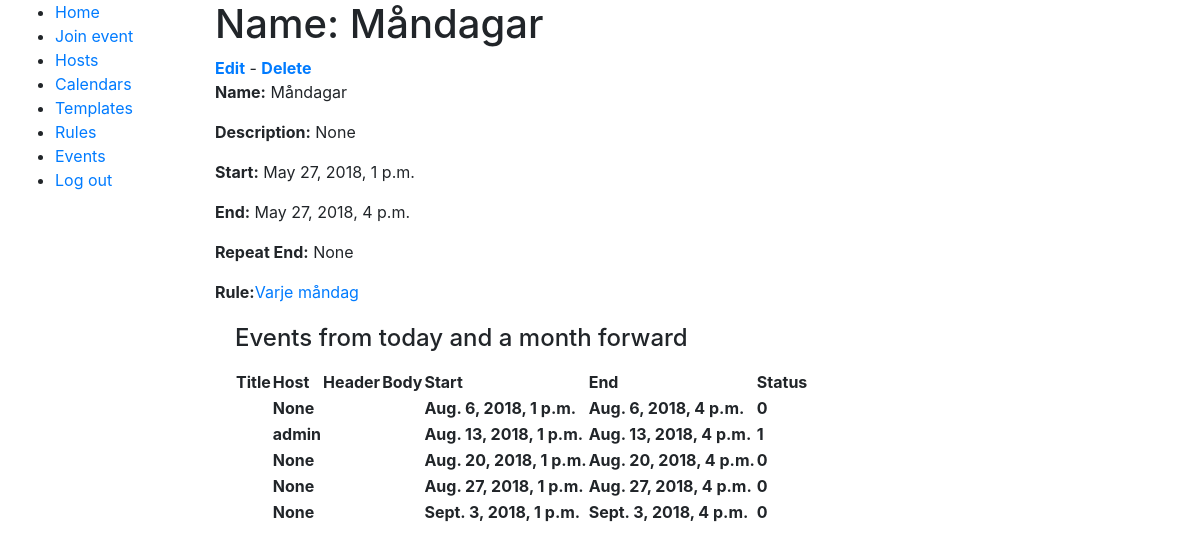
Screenshot of /scheduler/event/1 (signed in) with the database file from the repository.
### scheduler/models.py (models this page shows, shortened)
class Event(models.Model):
    name = models.CharField(max_length=50, help_text="Enter a human-friendly name for this type of Event")
    description = models.CharField(max_length=300, help_text="Enter a description for this type of Event", null=True, blank=True)
    template = models.ForeignKey('EventTemplate', on_delete=models.SET_NULL, null=True, help_text="Select a template for how scheduled Events will look in the calendar.")
    start = models.DateTimeField(help_text="Start of event repetition and start time of events", db_index=True)
    end = models.DateTimeField(help_text="End time of events, must be after start", db_index=True)
    repeat_end = models.DateTimeField(help_text="Date to end repetition", null=True, blank=True)
    rule = models.ForeignKey('SchedulingRule', null=True, blank=True, help_text="Select '----' for a one time only event.", on_delete=models.SET_NULL)
    class Meta:
        ordering = ["name"]
    def create_eventinstance(self, start, end=None):
        if end is None:
            end = start + (self.end - self.start)
        return EventInstance(id=None, event=self, start=start, end=end, status=0)
    def get_event_list(self, from_date, until_date):
        event_list = []
        if self.start > until_date:
            return event_list
        if self.rule is not None:
            event_duration = self.end - self.start
            if self.start > from_date:
                from_date = self.start
            else:
                from_date = datetime.datetime.combine(from_date.date(), self.start.time(), self.start.tzinfo)
            if self.repeat_end and self.repeat_end < until_date:
                until_date = self.repeat_end
            start_list = self.rule.get_events(from_date, until_date)
            for startdate in start_list:
                event_list.append(self.create_eventinstance(startdate, startdate+event_duration))
        else:
            event_list.append(self.create_eventinstance(self.start))
        return event_list
    """
    Retrieves events between two dates
    If replace=True it replaces generated events with actual objects from DB
    If replace=False it removes generated events where there is an actual object in DB but does not replace it.
    """
    def get_events(self, from_date, until_date, replace=True):
        event_instances = self.eventinstance_set.all()
        event_replacer = EventReplacer(event_instances)
        generated_events = self.get_event_list(from_date, until_date)
        final_eventlist = []
        for event_instance in generated_events:
            if event_replacer.has_eventinstance(event_instance):
                if replace:
                    final_eventlist.append(event_replacer.get_eventinstance(event_instance))
            else:
                final_eventlist.append(event_instance)
        if replace:
            final_eventlist += event_replacer.get_straggling_eventinstances(from_date, until_date)
        return final_eventlist

class SchedulingRule(models.Model):
    freqs = (
        ("YEARLY", "Yearly"),
         ("MONTHLY", "Monthly"),
         ("WEEKLY", "Weekly"),
         ("DAILY", "Daily"),
    )
    _week_days = {
        'MO': MO,
        'TU': TU,
        'WE': WE,
        'TH': TH,
        'FR': FR,
        'SA': SA,
        'SU': SU
    }
    name = models.CharField(max_length=50)
    description = models.TextField()
    frequency = models.CharField("frequency", choices=freqs, max_length=10)
    params = models.TextField("params", blank=True)
    def rrule_frequency(self):
        compatibility_dict = {
            'DAILY': DAILY,
            'MONTHLY': MONTHLY,
            'WEEKLY': WEEKLY,
            'YEARLY': YEARLY
        }
        return compatibility_dict[self.frequency]
    def _weekday_or_number(self, param):
        try:
            return int(param)
        except (TypeError, ValueError):
            uparam = str(param).upper()
            if uparam in SchedulingRule._week_days:
                return SchedulingRule._week_days[uparam]
    def get_params(self, extra_params=""):
        total_params = self.params + ";" + extra_params
        params = total_params.split(';')
        param_dict = []
        for param in params:
            param = param.split(':')
            if len(param) != 2:
                continue
            param = (
                str(param[0]).lower(),
                [x for x in
                 [self._weekday_or_number(v) for v in param[1].split(',')]
                 if x is not None],
            )
            if len(param[1]) == 1:
                param_value = self._weekday_or_number(param[1][0])
                param = (param[0], param_value)
            param_dict.append(param)
        return dict(param_dict)
    def get_events(self, dtstart=None, until=None, extra_params=""):
        params = self.get_params(extra_params=extra_params)
        if (('until' in params) and until):
            del params['until']
        if((until is None) and not('count' in params) and not('until' in params)):
            params['count'] = 10
        if(dtstart is None):
            dtstart = datetime.datetime.now()
        frequency = self.rrule_frequency()
        events = rrule(frequency, dtstart=dtstart, until=until, **params)
        return events

class EventInstance(models.Model):
    STATUS = (
        (-1, 'Reschedule needed'),
        (0, 'Unscheduled'),
        (1, 'Scheduled'),
        (2, 'Cancelled'),
    )
    id = models.UUIDField(primary_key=True, default=uuid.uuid4, editable=False, help_text="Unique ID for this bookinginstance")
    google_calendar_booking_id = models.CharField(max_length=300, help_text="Unique ID from google after instance is created", null=True, blank=True)
    host = models.ForeignKey('accounts.User', on_delete=models.SET_NULL, null=True)
    participants = models.ManyToManyField('accounts.User', related_name="participants")
    event = models.ForeignKey('Event', on_delete=models.SET_NULL, null=True)
    start = models.DateTimeField(help_text="Start of event")
    end = models.DateTimeField(help_text="End of event")
    status = models.IntegerField(default=0, choices=STATUS, help_text="Instance status")
    class Meta:
        ordering = ["start", "end"]
        unique_together = ('event', 'start', 'end')
    def display_host(self):
        return ''.join([self.host.email])
    display_host.short_description = "Host"

### accounts/models.py (models this page shows, shortened)
class User(AbstractBaseUser, PermissionsMixin):
    USERNAME_FIELD = 'email'
    objects = UserManager()
    slackIdValid = RegexValidator(r'^((?!@).)*$', 'Please enter a slack name without @.',
            code='invalid_slackId')
    email = models.EmailField(unique=True)
    slackId = models.CharField(max_length=100, verbose_name="Slack namn", unique=True, blank=False, null=False, validators=[slackIdValid])
    is_active = models.BooleanField(default=False)
    is_staff = models.BooleanField(default=False)
    is_registration_complete = models.BooleanField(default=False)

### scheduler/views.py (the view)
# urls.py: path('event/<int:pk>', views.EventDetailView.as_view(), name='event-detail'),
class EventDetailView(UserIsStaffMixin, generic.DetailView):
    model = Event
    def get_context_data(self, **kwargs):
        start = datetime.now(timezone.utc).replace(hour=0, minute=0, second=0, microsecond=0)
        end = start+relativedelta(months=+1)
        context = super(EventDetailView, self).get_context_data(**kwargs)
        events = self.object.get_events(start, end)
        context['eventlist'] = events
        return context

### scheduler/models.py (called while the page is built)
    def get_eventinstance(self, event_instance):
        return self.lookup.pop((event_instance.event.id, event_instance.start, event_instance.end), event_instance)

    def has_eventinstance(self, event_instance):
        try:
            return (event_instance.event.id, event_instance.start, event_instance.end) in self.lookup
        except TypeError:
            if not self.lookup:
                return False
            else:
                raise TypeError('A problem with checking if an actual EventInstace exists occured!')

    def get_straggling_eventinstances(self, from_date, until_date):
        return [event_instance for _, event_instance in list(self.lookup.items()) if (event_instance.start < until_date and event_instance.start >= from_date and not event_instance.status == 2)]

### scheduler/views.py (called while the page is built)
    def test_func(self):
        return self.request.user.is_staff

### scheduler/templates/scheduler/event_detail.html (shortened to what this page needs)
{% extends "base_generic.html" %}
{% block content %}
  <h1>Name: {{ event.name }}</h1>
  <strong class="text-success"><a href="{% url 'event-update' pk=event.pk %}">Edit</a></strong> - <strong class="text-warning"><a href="{% url 'event-delete' pk=event.pk %}">Delete</a></strong>
  <p><strong>Name:</strong> {{ event.name }}</p>
  <p><strong>Description:</strong> {{ event.description }}</p>
  <p><strong>Start:</strong> {{ event.start }}</p>
  <p><strong>End:</strong> {{ event.end }}</p>
  <p><strong>Repeat End:</strong> {{ event.repeat_end }}</p>
  <p><strong>Rule:</strong><a href="{% url 'rule-detail' pk=event.rule.pk %}">{{ event.rule.name }}</a></p>
  <div style="margin-left:20px;margin-top:20px">
    <h4>Events from today and a month forward</h4>
    <table>
      <tr>
        <th>Title</th>
        <th>Host</th>
        <th>Header</th>
        <th>Body</th>
        <th>Start</th>
        <th>End</th>
        <th>Status</th>
      </tr>
      {% for event in eventlist %}
        <tr>
          <th>{{ event.event.booking_template.title }}</th>
          <th>{{ event.host }}</th>
          <th>{{ event.event.booking_template.header }}</th>
          <th>{{ event.event.booking_template.body }}</th>
          <th>{{ event.start }}</th>
          <th>{{ event.end }}</th>
          <th>{{ event.status }}</th>
        </tr>
      {% endfor %}
    </table>
  </div>
{% endblock %}

### rows the page displays
Event: name "Måndagar", description "None", start "May 27, 2018, 1 p.m.", end "May 27, 2018, 4 p.m.", repeat_end "None", rule.name "Varje måndag"
EventInstance: host "admin", start "Aug. 13, 2018, 1 p.m.", end "Aug. 13, 2018, 4 p.m.", status "1"

### other values shown
{{ event.host }} "None" "None" "None" "None"
{{ event.start }} "Aug. 6, 2018, 1 p.m." "Aug. 20, 2018, 1 p.m." "Aug. 27, 2018, 1 p.m." "Sept. 3, 2018, 1 p.m."
{{ event.end }} "Aug. 6, 2018, 4 p.m." "Aug. 20, 2018, 4 p.m." "Aug. 27, 2018, 4 p.m." "Sept. 3, 2018, 4 p.m."
{{ event.status }} "0" "0" "0" "0"
